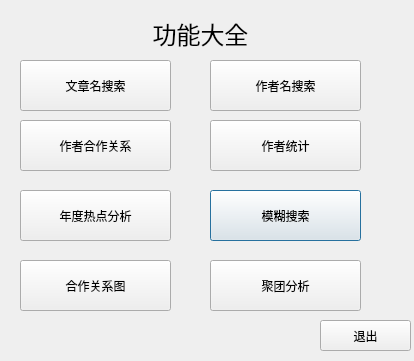
<?xml version="1.0" encoding="UTF-8"?>
<ui version="4.0">
 <class>Menu</class>
 <widget class="QDialog" name="Menu">
  <property name="geometry">
   <rect>
    <x>0</x>
    <y>0</y>
    <width>414</width>
    <height>361</height>
   </rect>
  </property>
  <property name="windowTitle">
   <string>Dialog</string>
  </property>
  <property name="styleSheet">
   <string notr="true">background-image: url(:/new/prefix1/images/2.png);</string>
  </property>
  <widget class="QPushButton" name="fuzz">
   <property name="geometry">
    <rect>
     <x>210</x>
     <y>190</y>
     <width>151</width>
     <height>51</height>
    </rect>
   </property>
   <property name="styleSheet">
    <string notr="true">background-image: url(:/new/prefix1/images/.png);</string>
   </property>
   <property name="text">
    <string>模糊搜索</string>
   </property>
  </widget>
  <widget class="QPushButton" name="menuquit">
   <property name="geometry">
    <rect>
     <x>320</x>
     <y>320</y>
     <width>91</width>
     <height>31</height>
    </rect>
   </property>
   <property name="styleSheet">
    <string notr="true">background-image: url(:/new/prefix1/images/.png);</string>
   </property>
   <property name="text">
    <string>退出</string>
   </property>
  </widget>
  <widget class="QPushButton" name="author">
   <property name="geometry">
    <rect>
     <x>210</x>
     <y>120</y>
     <width>151</width>
     <height>51</height>
    </rect>
   </property>
   <property name="styleSheet">
    <string notr="true">background-image: url(:/new/prefix1/images/.png);</string>
   </property>
   <property name="text">
    <string>作者统计</string>
   </property>
  </widget>
  <widget class="QPushButton" name="more_detail">
   <property name="geometry">
    <rect>
     <x>20</x>
     <y>60</y>
     <width>151</width>
     <height>51</height>
    </rect>
   </property>
   <property name="styleSheet">
    <string notr="true">background-image: url(:/new/prefix1/images/.png);</string>
   </property>
   <property name="text">
    <string>文章名搜索</string>
   </property>
  </widget>
  <widget class="QPushButton" name="Yearsanalyse">
   <property name="geometry">
    <rect>
     <x>20</x>
     <y>190</y>
     <width>151</width>
     <height>51</height>
    </rect>
   </property>
   <property name="styleSheet">
    <string notr="true">background-image: url(:/new/prefix1/images/.png);</string>
   </property>
   <property name="text">
    <string>年度热点分析</string>
   </property>
  </widget>
  <widget class="QPushButton" name="author_work">
   <property name="geometry">
    <rect>
     <x>210</x>
     <y>60</y>
     <width>151</width>
     <height>51</height>
    </rect>
   </property>
   <property name="styleSheet">
    <string notr="true">background-image: url(:/new/prefix1/images/.png);</string>
   </property>
   <property name="text">
    <string>作者名搜索</string>
   </property>
  </widget>
  <widget class="QPushButton" name="show_coauthor">
   <property name="geometry">
    <rect>
     <x>20</x>
     <y>120</y>
     <width>151</width>
     <height>51</height>
    </rect>
   </property>
   <property name="styleSheet">
    <string notr="true">background-image: url(:/new/prefix1/images/.jpg);</string>
   </property>
   <property name="text">
    <string>作者合作关系</string>
   </property>
  </widget>
  <widget class="QLabel" name="label">
   <property name="geometry">
    <rect>
     <x>130</x>
     <y>10</y>
     <width>141</width>
     <height>41</height>
    </rect>
   </property>
   <property name="font">
    <font>
     <pointsize>18</pointsize>
    </font>
   </property>
   <property name="styleSheet">
    <string notr="true">background-image: url(:/new/prefix1/images/.png);</string>
   </property>
   <property name="text">
    <string>功能大全</string>
   </property>
   <property name="alignment">
    <set>Qt::AlignBottom|Qt::AlignHCenter</set>
   </property>
  </widget>
  <widget class="QPushButton" name="graph">
   <property name="geometry">
    <rect>
     <x>20</x>
     <y>260</y>
     <width>151</width>
     <height>51</height>
    </rect>
   </property>
   <property name="styleSheet">
    <string notr="true">background-image: url(:/new/prefix1/images/.png);</string>
   </property>
   <property name="text">
    <string>合作关系图</string>
   </property>
  </widget>
  <widget class="QPushButton" name="cluster_analysis">
   <property name="geometry">
    <rect>
     <x>210</x>
     <y>260</y>
     <width>151</width>
     <height>51</height>
    </rect>
   </property>
   <property name="styleSheet">
    <string notr="true">background-image: url(:/new/prefix1/images/);</string>
   </property>
   <property name="text">
    <string>聚团分析</string>
   </property>
  </widget>
 </widget>
 <resources/>
 <connections/>
</ui>
